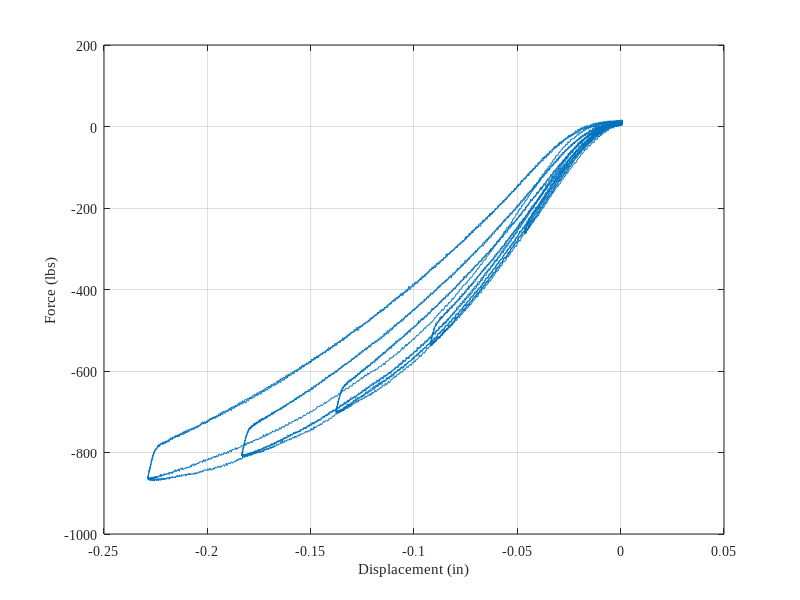
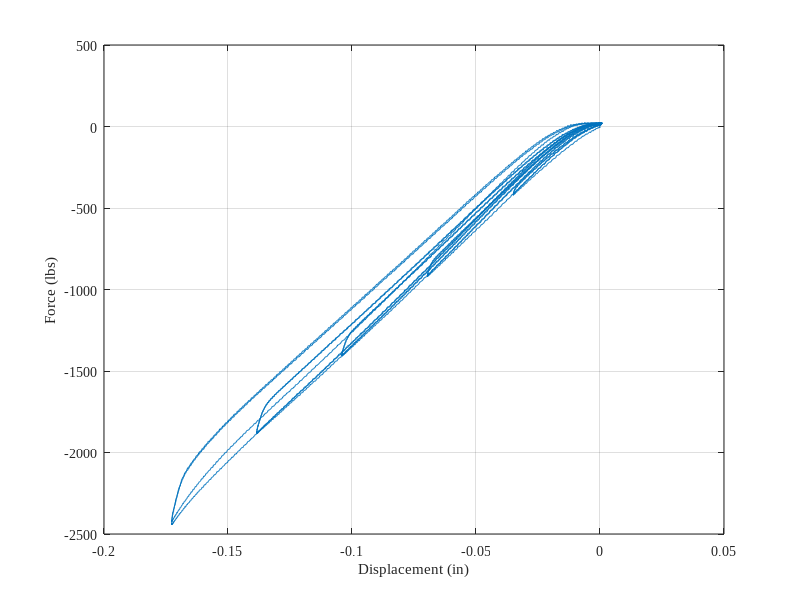

Recreate these plots in MATLAB, in order. (Note: this script raises an error after producing the figures.)
data1mts = load("K1750_2units2U2D.mat");%%% through guided rod

figure,
plot(data1mts.disp, data1mts.f*1000), grid on,
set(gca,'FontName','Times New Roman')
xlabel('Displacement (in)'), grid on, hold on,
ylabel('Force (lbs)')

data = load("k1875_22u2d_mts.mat");%%% through guided rod
figure,
plot(data.dd, data.ff*1000), grid on,
set(gca,'FontName','Times New Roman')
xlabel('Displacement (in)'), grid on, hold on,
ylabel('Force (lbs)')

load("K1875_22u2d_mts_norod.mat")%% no guided rod
figure,
plot(data.Ch1AxialDisplacement, data.Ch1AxialForce*1000), grid on,
set(gca,'FontName','Times New Roman')
xlabel('Displacement (in)'), grid on, hold on,
ylabel('Force (lbs)')

load("K1750_23u3d_mts_withrod.mat")%% no guided rod
figure,
plot(-data.Ch1AxialDisplacement, -data.Ch1AxialForce*1000), grid on,
set(gca,'FontName','Times New Roman')
xlabel('Displacement (in)'), grid on, hold on,
ylabel('Force (lbs)')